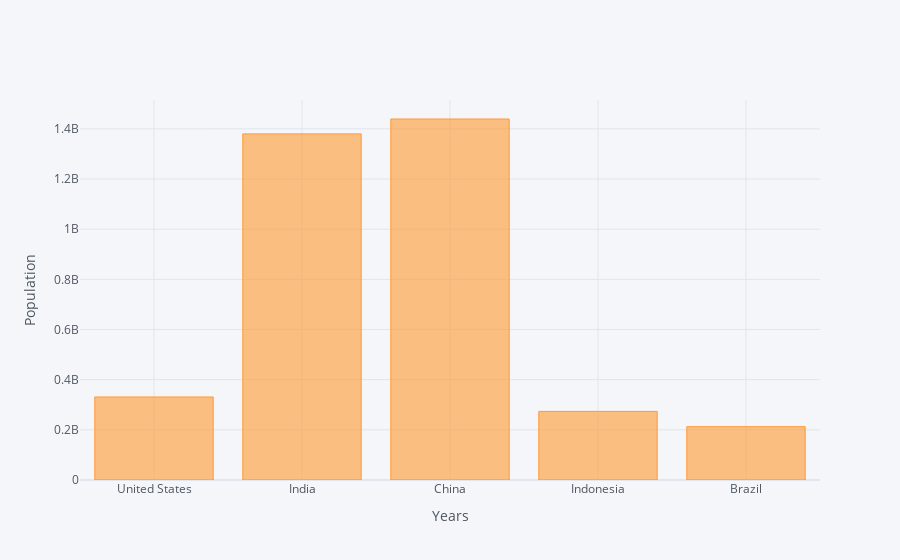

Here is the notebook cell this chart was saved with:
### Markdown cell above
# Bar plot interactive

### Code cell
# Pivot with one year only
df_pivot_2020.iplot(
    kind='bar',
    xTitle="Years",
    yTitle="Population"
)

### Figure 1 — Plotly figure (JSON) as saved in the notebook; plotly's stock layout.template omitted (floating-point values rounded to 4 significant figures)
{"data": [{"marker": {"color": "rgba(255, 153, 51, 0.6)", "line": {"color": "rgba(255, 153, 51, 1.0)", "width": 1}}, "name": "2020", "orientation": "v", "text": "", "x": ["United States", "India", "China", "Indonesia", "Brazil"], "y": [331000000.0, 1380000000.0, 1439000000.0, 273500000.0, 212600000.0], "type": "bar"}], "layout": {"legend": {"bgcolor": "#F5F6F9", "font": {"color": "#4D5663"}}, "paper_bgcolor": "#F5F6F9", "plot_bgcolor": "#F5F6F9", "title": {"font": {"color": "#4D5663"}}, "xaxis": {"gridcolor": "#E1E5ED", "showgrid": true, "tickfont": {"color": "#4D5663"}, "title": {"font": {"color": "#4D5663"}, "text": "Years"}, "zerolinecolor": "#E1E5ED"}, "yaxis": {"gridcolor": "#E1E5ED", "showgrid": true, "tickfont": {"color": "#4D5663"}, "title": {"font": {"color": "#4D5663"}, "text": "Population"}, "zerolinecolor": "#E1E5ED"}}}
